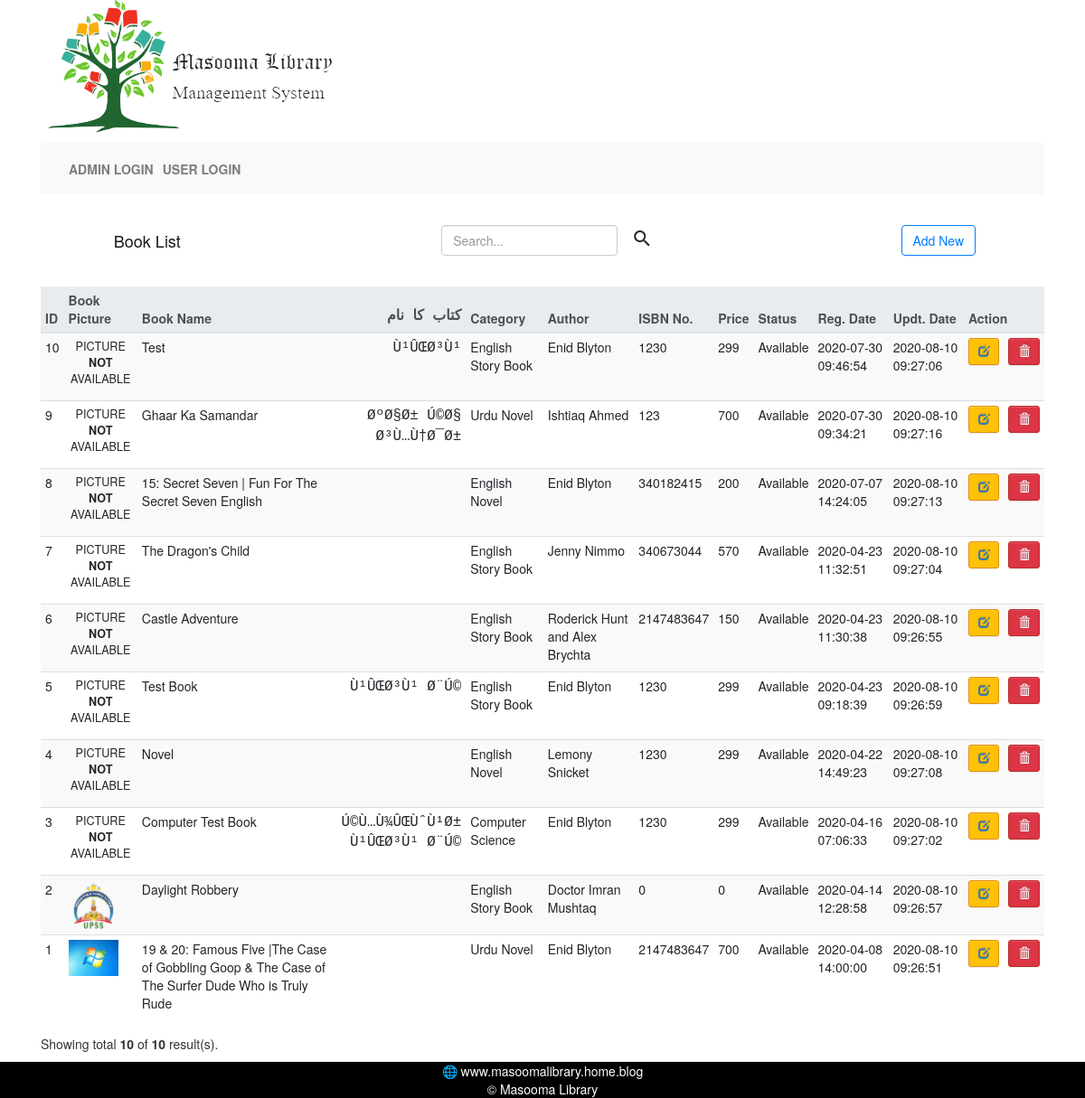
/book_list.php, run on the app's committed database.
### tables this page shows
CREATE TABLE `tblbooks` (
  `id` int(11) NOT NULL,
  `book_pic` text NOT NULL,
  `book_name` varchar(255) DEFAULT NULL,
  `book_name_urdu` varchar(250) DEFAULT NULL,
  `cat_id` int(11) DEFAULT NULL,
  `author_id` int(11) DEFAULT NULL,
  `isbn_number` int(100) DEFAULT NULL,
  `book_price` int(11) DEFAULT NULL,
  `reg_date` timestamp NOT NULL DEFAULT CURRENT_TIMESTAMP,
  `updation_date` timestamp NOT NULL DEFAULT CURRENT_TIMESTAMP ON UPDATE CURRENT_TIMESTAMP,
  `status` tinyint(10) DEFAULT NULL
);

CREATE TABLE `tblcategory` (
  `id` int(11) NOT NULL,
  `category_name` varchar(150) DEFAULT NULL,
  `status` varchar(100) NOT NULL DEFAULT 'Active',
  `creation_date` timestamp NOT NULL DEFAULT CURRENT_TIMESTAMP,
  `updation_date` timestamp NOT NULL DEFAULT CURRENT_TIMESTAMP ON UPDATE CURRENT_TIMESTAMP
);

CREATE TABLE `tblauthors` (
  `id` int(11) NOT NULL,
  `author_name` varchar(159) DEFAULT NULL,
  `author_name_urdu` varchar(200) DEFAULT NULL,
  `creation_date` timestamp NOT NULL DEFAULT CURRENT_TIMESTAMP,
  `updation_date` timestamp NOT NULL DEFAULT CURRENT_TIMESTAMP ON UPDATE CURRENT_TIMESTAMP
);

### book_list.php (the view, shortened to what this page needs)
<?php
require(WEBSITE_PATH.'./includes/db_connection.php');
include(WEBSITE_PATH.'./includes/header.php');
include(WEBSITE_PATH.'./includes/logo.php');
include(WEBSITE_PATH.'./includes/menu.php');
if (isset($_GET['author_id'])){
	$author_id = $_GET['author_id'];
	$sql = "SELECT
					tblbooks.id,
					tblbooks.book_pic,
					tblbooks.book_name,
					tblbooks.book_name_urdu,
					tblcategory.category_name,
					tblauthors.author_name,
					tblbooks.isbn_number,
					tblbooks.book_price,
					tblbooks.status,#tblissuedbooksdetail.return_status,
					tblbooks.reg_date,
					tblbooks.updation_date
					FROM
					tblbooks
					INNER JOIN tblcategory ON tblbooks.cat_id=tblcategory.id
					INNER JOIN tblauthors ON tblbooks.author_id=tblauthors.id
					#INNER JOIN tblissuedbooksdetail ON tblbooks.status=tblissuedbooksdetail.id
					WHERE author_id={$author_id}
					ORDER BY id DESC";
}else{
	$sql = "SELECT
					tblbooks.id,
					tblbooks.book_pic,
					tblbooks.book_name,
					tblbooks.book_name_urdu,
					tblcategory.category_name,
					tblauthors.author_name,
					tblbooks.isbn_number,
					tblbooks.book_price,
					tblbooks.status,#tblissuedbooksdetail.return_status,
					tblbooks.reg_date,
					tblbooks.updation_date
					FROM
					tblbooks
					INNER JOIN tblcategory ON tblbooks.cat_id=tblcategory.id
					INNER JOIN tblauthors ON tblbooks.author_id=tblauthors.id
					#INNER JOIN tblissuedbooksdetail ON tblbooks.status=tblissuedbooksdetail.id
					ORDER BY id DESC";
}
$result = $conn->query($sql);
?>
			<section id="content">
				<div class="page-wrapper">
					<div class="container-fluid">
						<div class="row">
							<div class="col md-8 lg-10 sm-6">
								<nav class="navbar navbar-light default-color bg-transparent nav justify-content-between">
									<a class="navbar-brand" href="book_list.php">Book List</a>
									<form class="form-inline form-responsive my-0 form-inline bg-transparent" method="POST">
										<div class="md-form form-sm my-0">
											<input type="text" class="form-control" name="search" placeholder="Search..." />
											<button class="btn btn-sm my-0 btn-transparent" type="submit">
												<i class="material-icons">search</i>
											</button>
										</div>
									</form>
									<?php if (IfIsUser($conn)) {?>
									<?php } else { ?>
										<a class="btn btn-outline-primary" href="<?php echo WEBSITE_URL. 'book_add.php' ?>" role="button">Add New</a>
									<?php } ?>
								</nav>
							</div>
						</div>
						<div class="row">
							<div class="table-responsive">
								<table class="table table-hover table-condensed table-striped">
									<thead class="thead thead-light">
										<tr>
											<th>ID</th>
											<th>Book Picture</th>
											<th>Book Name</th>
											<th class="urdu">کتاب کا نام</th>
											<th>Category</th>
											<th
												<?php
													if (isset($_GET['author_id_urdu'])) {
														$author_id_urdu = $_GET['author_id_urdu'];
													}else{
														$author_id_urdu = '';
													}
													if ($author_id_urdu) { echo "class=urdu"; }
												?>
											><?php if ($author_id_urdu) { echo "مصنف کا نام"; }else{ echo "Author"; } ?></th>
											<th>ISBN No.</th>
											<th>Price</th>
											<th>Status</th>
											<?php if (IfIsUser($conn)) { } else { ?>
												<th>Reg. Date</th>
												<th>Updt. Date</th>
											<?php } ?>
											<?php if (IfIsUser($conn)) { ?>
												<th>Request</th>
											<?php } else { ?>
												<th colspan="2">Action</th>
											<?php } ?>
										</tr>
									</thead>
									<tbody>
										<?php
										if ($result){
											foreach ($result as $row) {
										?>
										<tr>
											<td><?php echo $row['id']; ?></td>
											<td class="img">
												<?php
												if(empty($row['book_pic']))
												{
													echo "<p class='initialism text-center'>Picture <b>Not</b> <br />Available</p>";
												}
												else{
													echo "<img width='55in' class='img-responsive' src='".WEBSITE_URL."./images/book_pic/".$row['book_pic']."'/>";
												}
												?>
											</td>
											<td><?php echo $row['book_name']; ?></td>
											<td class="urdu"><?php echo $row['book_name_urdu']; ?></td>
											<td><?php echo $row['category_name']; ?></td>
											<td <?php if ($author_id_urdu) { echo "class='urdu'"; } ?>>
												<?php
												if (!$author_id_urdu) {
													echo $row['author_name'];
												}else{
													echo $row['author_name_urdu'];
												}
												?>
											</td>
											<td><?php echo $row['isbn_number']; ?></td>
											<td><?php echo $row['book_price']; ?></td>
											<td><?php GetReturnStatus($row['status']); ?></td>
											<?php if (IfIsUser($conn)) { } else { ?>
												<td><?php echo $row['reg_date']; ?></td>
												<td><?php echo $row['updation_date']; ?></td>
											<?php } ?>
											<?php if (IfIsUser($conn)) {?>
												<td>
													<button role="button" class="btn btn-warning btn-sm">
														<a class="" href="<?php echo WEBSITE_URL.'book_list.php?action=request&id='.$row['id']; ?>">
															<i class="fa fa-envelope fa-2x"></i>
														</a>
													</button>
												</td>
											<?php } else { ?>
												<td>
													<button role="button" class="btn btn-warning btn-sm">
														<a href="<?php echo WEBSITE_URL. 'book_add.php?id='.$row['id']; ?> ">
															<i class="display-5 glyphicon glyphicon-edit"></i>
														</a>
													</button>
												</td>
												<td>
													<button class="btn btn-danger btn-sm" onclick="delete_confirm(<?php echo $row["id"]; ?>)" >
														<i class="display-5 glyphicon glyphicon-trash"></i>
													</button>
												</td>
											<?php } ?>
										</tr>
										<?php }
											}else{
												echo "<tr><td colspan='11'><p>No record found for <b>{$search}</b></p></td></tr>";
											}
										?>
									</tbody>
								</table>
								<div>
									<p>
										<?php
											if (isset($search)) {
												GetTotalSearchResult($conn,$result,$search);
											}elseif (isset($_GET['author_id'])) {
												$author_id = $_GET['author_id'];
												$total_books = GetTotalWhere($conn, TBLBOOKS, 'author_id', $author_id);
												echo "Showing total <b>".$total_books."</b> of <b>".$total_books."</b> result(s).";
											}elseif ($author_id_urdu) {
												$total_books = GetTotalWhere($conn, TBLBOOKS, 'author_id', $author_id_urdu);
												echo "Showing total <b>".$total_books."</b> of <b>".$total_books."</b> result(s).";
											}elseif (isset($_GET['cat_id'])) {
												$cat_id = $_GET['cat_id'];
												$total_books = GetTotalWhere($conn, TBLBOOKS, 'cat_id', $cat_id);
												echo "Showing total <b>".$total_books."</b> of <b>".$total_books."</b> result(s).";
											}else{
												$total_books = GetTotal($conn, TBLBOOKS);
												echo "Showing total <b>".$total_books."</b> of <b>".$total_books."</b> result(s).";
											}
										?>
									</p>
								</div>
							</div>
						</div>
						<br />
					</div>
				</div>
			</section>
		</div>
	</div>
<?php
include(WEBSITE_PATH.'./includes/footer.php');
?>

### includes/functions.php (shortened to what this page needs)
<?php
function GetTotal($conn, $tblname)
{
	$sql = "SELECT * FROM $tblname";
    $result = $conn->query($sql);
    $result = mysqli_num_rows($result);
    return  ($result);
}
function GetReturnStatus($return_status)
{
	switch ($return_status) {
		default:
			echo "Available";
			break;
	}
}

### css/style.css (style rules this page uses)
body { font-family: "Helvetica Neue",Helvetica,Arial,-apple-system,BlinkMacSystemFont,"Segoe UI",Roboto,"Helvetica Neue",Arial,"Noto Sans",sans-serif,"Apple Color Emoji","Segoe UI Emoji","Segoe UI Symbol","Noto Color Emoji","Jameel Noori Nastaleeq" !important; }
form { text-align: center; background-color: darkgrey; display: block; margin: 5% 20%; margin-bottom: 10%; }
a { text-decoration: none; }
.urdu { font-family: 'Jameel Noori Nastaleeq','urdu typesetting','Courier New'; text-align: right; font-size: 1.13em; }
.navbar { color: white; }

### css/new_style.css (style rules this page uses)
.btn { background-repeat: no-repeat; background-image: none; }
.btn-warning { background-color: #ffc107; }
.btn-danger { background-color: #dc3545; }
.display-5 { font-size: 1.25rem; font-weight: 300; line-height: 1.2; }
.btn-outline-primary { color: #007bff; border-color: #007bff; }

### data on the page
tblbooks: id "10", book_pic "PICTURE", book_name "Test", book_name_urdu "Ù¹ÛŒØ³Ù¹", tblcategory.category_name "English Story Book", author.author_name "Enid Blyton", isbn_number "1230", book_price "299", reg_date "2020-07-30 09:46:54", updation_date "2020-08-10 09:27:06"
tblbooks: id "9", book_pic "PICTURE", book_name "Ghaar Ka Samandar", book_name_urdu "ØºØ§Ø± Ú©Ø§ Ø³Ù…Ù†Ø¯Ø±", tblcategory.category_name "Urdu Novel", author.author_name "Ishtiaq Ahmed", isbn_number "123", book_price "700", reg_date "2020-07-30 09:34:21", updation_date "2020-08-10 09:27:16"
tblbooks: id "8", book_pic "PICTURE", book_name "15: Secret Seven | Fun For The Secret Seven English", tblcategory.category_name "English Novel", author.author_name "Enid Blyton", isbn_number "340182415", book_price "200", reg_date "2020-07-07 14:24:05", updation_date "2020-08-10 09:27:13"
tblbooks: id "7", book_pic "PICTURE", book_name "The Dragon's Child", tblcategory.category_name "English Story Book", author.author_name "Jenny Nimmo", isbn_number "340673044", book_price "570", reg_date "2020-04-23 11:32:51", updation_date "2020-08-10 09:27:04"
tblbooks: id "6", book_pic "PICTURE", book_name "Castle Adventure", tblcategory.category_name "English Story Book", author.author_name "Roderick Hunt and Alex Brychta", isbn_number "2147483647", book_price "150", reg_date "2020-04-23 11:30:38", updation_date "2020-08-10 09:26:55"
tblbooks: id "5", book_pic "PICTURE", book_name "Test Book", book_name_urdu "Ù¹ÛŒØ³Ù¹ Ø¨Ú©", tblcategory.category_name "English Story Book", author.author_name "Enid Blyton", isbn_number "1230", book_price "299", reg_date "2020-04-23 09:18:39", updation_date "2020-08-10 09:26:59"
tblbooks: id "4", book_pic "PICTURE", book_name "Novel", tblcategory.category_name "English Novel", author.author_name "Lemony Snicket", isbn_number "1230", book_price "299", reg_date "2020-04-22 14:49:23", updation_date "2020-08-10 09:27:08"
tblbooks: id "3", book_pic "PICTURE", book_name "Computer Test Book", book_name_urdu "Ú©Ù…Ù¾ÛŒÙˆÙ¹Ø± Ù¹ÛŒØ³Ù¹ Ø¨Ú©", tblcategory.category_name "Computer Science", author.author_name "Enid Blyton", isbn_number "1230", book_price "299", reg_date "2020-04-16 07:06:33", updation_date "2020-08-10 09:27:02"
tblbooks: id "2", book_pic (picture), book_name "Daylight Robbery", tblcategory.category_name "English Story Book", author.author_name "Doctor Imran Mushtaq", isbn_number "0", book_price "0", reg_date "2020-04-14 12:28:58", updation_date "2020-08-10 09:26:57"
tblbooks: id "1", book_pic (picture), book_name "19 & 20: Famous Five |The Case of Gobbling Goop & The Case of The Surfer Dude Who is Truly Rude", tblcategory.category_name "Urdu Novel", author.author_name "Enid Blyton", isbn_number "2147483647", book_price "700", reg_date "2020-04-08 14:00:00", updation_date "2020-08-10 09:26:51"

### other printed values
$total_books "10"
